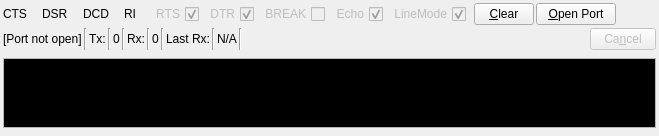
        <widget class="QWidget" name="tab_Term">
         <property name="enabled">
          <bool>true</bool>
         </property>
         <property name="sizePolicy">
          <sizepolicy hsizetype="Expanding" vsizetype="Expanding">
           <horstretch>0</horstretch>
           <verstretch>0</verstretch>
          </sizepolicy>
         </property>
         <attribute name="title">
          <string>&amp;Terminal</string>
         </attribute>
         <layout class="QGridLayout" name="gridLayout_11">
          <property name="leftMargin">
           <number>3</number>
          </property>
          <property name="topMargin">
           <number>3</number>
          </property>
          <property name="rightMargin">
           <number>3</number>
          </property>
          <property name="bottomMargin">
           <number>3</number>
          </property>
          <property name="spacing">
           <number>2</number>
          </property>
          <item row="0" column="0">
           <layout class="QGridLayout" name="gridLayout_4">
            <property name="spacing">
             <number>2</number>
            </property>
            <item row="5" column="0">
             <layout class="QHBoxLayout" name="horizontalLayout_3">
              <property name="spacing">
               <number>2</number>
              </property>
              <property name="topMargin">
               <number>1</number>
              </property>
              <property name="bottomMargin">
               <number>1</number>
              </property>
              <item>
               <widget class="QLabel" name="label_TermConn">
                <property name="text">
                 <string>[Port not open]</string>
                </property>
               </widget>
              </item>
              <item>
               <widget class="Line" name="line">
                <property name="orientation">
                 <enum>Qt::Vertical</enum>
                </property>
               </widget>
              </item>
              <item>
               <widget class="QLabel" name="label_18">
                <property name="maximumSize">
                 <size>
                  <width>20</width>
                  <height>16777215</height>
                 </size>
                </property>
                <property name="text">
                 <string>Tx:</string>
                </property>
               </widget>
              </item>
              <item>
               <widget class="Line" name="line_3">
                <property name="orientation">
                 <enum>Qt::Vertical</enum>
                </property>
               </widget>
              </item>
              <item>
               <widget class="QLabel" name="label_TermTx">
                <property name="text">
                 <string>0</string>
                </property>
               </widget>
              </item>
              <item>
               <widget class="Line" name="line_5">
                <property name="orientation">
                 <enum>Qt::Vertical</enum>
                </property>
               </widget>
              </item>
              <item>
               <widget class="QLabel" name="label_20">
                <property name="maximumSize">
                 <size>
                  <width>20</width>
                  <height>16777215</height>
                 </size>
                </property>
                <property name="text">
                 <string>Rx:</string>
                </property>
               </widget>
              </item>
              <item>
               <widget class="Line" name="line_6">
                <property name="orientation">
                 <enum>Qt::Vertical</enum>
                </property>
               </widget>
              </item>
              <item>
               <widget class="QLabel" name="label_TermRx">
                <property name="text">
                 <string>0</string>
                </property>
               </widget>
              </item>
              <item>
               <widget class="Line" name="line_7">
                <property name="orientation">
                 <enum>Qt::Vertical</enum>
                </property>
               </widget>
              </item>
              <item>
               <widget class="QLabel" name="label_44">
                <property name="text">
                 <string>Last Rx:</string>
                </property>
               </widget>
              </item>
              <item>
               <widget class="Line" name="line_10">
                <property name="orientation">
                 <enum>Qt::Vertical</enum>
                </property>
               </widget>
              </item>
              <item>
               <widget class="QLabel" name="label_LastRx">
                <property name="text">
                 <string>N/A</string>
                </property>
               </widget>
              </item>
              <item>
               <widget class="Line" name="line_9">
                <property name="orientation">
                 <enum>Qt::Vertical</enum>
                </property>
               </widget>
              </item>
              <item>
               <spacer name="horizontalSpacer_6">
                <property name="orientation">
                 <enum>Qt::Horizontal</enum>
                </property>
                <property name="sizeHint" stdset="0">
                 <size>
                  <width>40</width>
                  <height>20</height>
                 </size>
                </property>
               </spacer>
              </item>
              <item>
               <widget class="QPushButton" name="btn_Cancel">
                <property name="enabled">
                 <bool>false</bool>
                </property>
                <property name="sizePolicy">
                 <sizepolicy hsizetype="Maximum" vsizetype="Fixed">
                  <horstretch>0</horstretch>
                  <verstretch>0</verstretch>
                 </sizepolicy>
                </property>
                <property name="minimumSize">
                 <size>
                  <width>0</width>
                  <height>0</height>
                 </size>
                </property>
                <property name="maximumSize">
                 <size>
                  <width>66</width>
                  <height>16777215</height>
                 </size>
                </property>
                <property name="text">
                 <string>Ca&amp;ncel</string>
                </property>
               </widget>
              </item>
             </layout>
            </item>
            <item row="7" column="0">
             <layout class="QVBoxLayout" name="verticalLayout_4">
              <property name="spacing">
               <number>2</number>
              </property>
              <property name="topMargin">
               <number>5</number>
              </property>
              <property name="bottomMargin">
               <number>5</number>
              </property>
              <item>
               <widget class="AutScrollEdit" name="text_TermEditData">
                <property name="enabled">
                 <bool>true</bool>
                </property>
                <property name="sizePolicy">
                 <sizepolicy hsizetype="Expanding" vsizetype="Expanding">
                  <horstretch>0</horstretch>
                  <verstretch>0</verstretch>
                 </sizepolicy>
                </property>
                <property name="maximumSize">
                 <size>
                  <width>16777215</width>
                  <height>166666</height>
                 </size>
                </property>
                <property name="palette">
                 <palette>
                  <active>
                   <colorrole role="WindowText">
                    <brush brushstyle="SolidPattern">
                     <color alpha="255">
                      <red>255</red>
                      <green>255</green>
                      <blue>255</blue>
                     </color>
                    </brush>
                   </colorrole>
                   <colorrole role="Text">
                    <brush brushstyle="SolidPattern">
                     <color alpha="255">
                      <red>255</red>
                      <green>255</green>
                      <blue>255</blue>
                     </color>
                    </brush>
                   </colorrole>
                   <colorrole role="Base">
                    <brush brushstyle="SolidPattern">
                     <color alpha="255">
                      <red>0</red>
                      <green>0</green>
                      <blue>0</blue>
                     </color>
                    </brush>
                   </colorrole>
                   <colorrole role="PlaceholderText">
                    <brush brushstyle="NoBrush">
                     <color alpha="128">
                      <red>255</red>
                      <green>255</green>
                      <blue>255</blue>
                     </color>
                    </brush>
                   </colorrole>
                  </active>
                  <inactive>
                   <colorrole role="WindowText">
                    <brush brushstyle="SolidPattern">
                     <color alpha="255">
                      <red>255</red>
                      <green>255</green>
                      <blue>255</blue>
                     </color>
                    </brush>
                   </colorrole>
                   <colorrole role="Text">
                    <brush brushstyle="SolidPattern">
                     <color alpha="255">
                      <red>255</red>
                      <green>255</green>
                      <blue>255</blue>
                     </color>
                    </brush>
                   </colorrole>
                   <colorrole role="Base">
                    <brush brushstyle="SolidPattern">
                     <color alpha="255">
                      <red>0</red>
                      <green>0</green>
                      <blue>0</blue>
                     </color>
                    </brush>
                   </colorrole>
                   <colorrole role="PlaceholderText">
                    <brush brushstyle="NoBrush">
                     <color alpha="128">
                      <red>255</red>
                      <green>255</green>
                      <blue>255</blue>
                     </color>
                    </brush>
                   </colorrole>
                  </inactive>
                  <disabled>
                   <colorrole role="WindowText">
                    <brush brushstyle="SolidPattern">
                     <color alpha="255">
                      <red>120</red>
                      <green>120</green>
                      <blue>120</blue>
                     </color>
                    </brush>
                   </colorrole>
                   <colorrole role="Text">
                    <brush brushstyle="SolidPattern">
                     <color alpha="255">
                      <red>120</red>
                      <green>120</green>
                      <blue>120</blue>
                     </color>
                    </brush>
                   </colorrole>
                   <colorrole role="Base">
                    <brush brushstyle="SolidPattern">
                     <color alpha="255">
                      <red>240</red>
                      <green>240</green>
                      <blue>240</blue>
                     </color>
                    </brush>
                   </colorrole>
                   <colorrole role="PlaceholderText">
                    <brush brushstyle="NoBrush">
                     <color alpha="128">
                      <red>255</red>
                      <green>255</green>
                      <blue>255</blue>
                     </color>
                    </brush>
                   </colorrole>
                  </disabled>
                 </palette>
                </property>
                <property name="verticalScrollBarPolicy">
                 <enum>Qt::ScrollBarAsNeeded</enum>
                </property>
                <property name="horizontalScrollBarPolicy">
                 <enum>Qt::ScrollBarAlwaysOff</enum>
                </property>
                <property name="sizeAdjustPolicy">
                 <enum>QAbstractScrollArea::AdjustToContents</enum>
                </property>
                <property name="undoRedoEnabled">
                 <bool>false</bool>
                </property>
                <property name="readOnly">
                 <bool>false</bool>
                </property>
               </widget>
              </item>
             </layout>
            </item>
            <item row="4" column="0">
             <layout class="QHBoxLayout" name="horizontalLayout_2">
              <property name="spacing">
               <number>2</number>
              </property>
              <property name="leftMargin">
               <number>0</number>
              </property>
              <property name="topMargin">
               <number>0</number>
              </property>
              <property name="rightMargin">
               <number>0</number>
              </property>
              <property name="bottomMargin">
               <number>0</number>
              </property>
              <item>
               <widget class="QLabel" name="label_11">
                <property name="text">
                 <string>CTS</string>
                </property>
               </widget>
              </item>
              <item>
               <widget class="QLabel" name="image_CTS">
                <property name="text">
                 <string/>
                </property>
               </widget>
              </item>
              <item>
               <spacer name="horizontalSpacer_4">
                <property name="orientation">
                 <enum>Qt::Horizontal</enum>
                </property>
                <property name="sizeType">
                 <enum>QSizePolicy::Fixed</enum>
                </property>
                <property name="sizeHint" stdset="0">
                 <size>
                  <width>4</width>
                  <height>20</height>
                 </size>
                </property>
               </spacer>
              </item>
              <item>
               <widget class="QLabel" name="label_12">
                <property name="text">
                 <string>DSR</string>
                </property>
               </widget>
              </item>
              <item>
               <widget class="QLabel" name="image_DSR">
                <property name="text">
                 <string/>
                </property>
               </widget>
              </item>
              <item>
               <spacer name="horizontalSpacer_7">
                <property name="orientation">
                 <enum>Qt::Horizontal</enum>
                </property>
                <property name="sizeType">
                 <enum>QSizePolicy::Fixed</enum>
                </property>
                <property name="sizeHint" stdset="0">
                 <size>
                  <width>4</width>
                  <height>20</height>
                 </size>
                </property>
               </spacer>
              </item>
              <item>
               <widget class="QLabel" name="label_13">
                <property name="text">
                 <string>DCD</string>
                </property>
               </widget>
              </item>
              <item>
               <widget class="QLabel" name="image_DCD">
                <property name="text">
                 <string/>
                </property>
               </widget>
              </item>
              <item>
               <spacer name="horizontalSpacer_14">
                <property name="orientation">
                 <enum>Qt::Horizontal</enum>
                </property>
                <property name="sizeType">
                 <enum>QSizePolicy::Fixed</enum>
                </property>
                <property name="sizeHint" stdset="0">
                 <size>
                  <width>4</width>
                  <height>20</height>
                 </size>
                </property>
               </spacer>
              </item>
              <item>
               <widget class="QLabel" name="label_14">
                <property name="text">
                 <string>RI</string>
                </property>
               </widget>
              </item>
              <item>
               <widget class="QLabel" name="image_RI">
                <property name="text">
                 <string/>
                </property>
               </widget>
              </item>
              <item>
               <spacer name="horizontalSpacer_23">
                <property name="orientation">
                 <enum>Qt::Horizontal</enum>
                </property>
                <property name="sizeType">
                 <enum>QSizePolicy::Fixed</enum>
                </property>
                <property name="sizeHint" stdset="0">
                 <size>
                  <width>3</width>
                  <height>20</height>
                 </size>
                </property>
               </spacer>
              </item>
              <item>
               <widget class="QCheckBox" name="check_RTS">
                <property name="enabled">
                 <bool>false</bool>
                </property>
                <property name="layoutDirection">
                 <enum>Qt::RightToLeft</enum>
                </property>
                <property name="text">
                 <string>RTS</string>
                </property>
                <property name="checked">
                 <bool>true</bool>
                </property>
               </widget>
              </item>
              <item>
               <spacer name="horizontalSpacer_24">
                <property name="orientation">
                 <enum>Qt::Horizontal</enum>
                </property>
                <property name="sizeType">
                 <enum>QSizePolicy::Fixed</enum>
                </property>
                <property name="sizeHint" stdset="0">
                 <size>
                  <width>3</width>
                  <height>20</height>
                 </size>
                </property>
               </spacer>
              </item>
              <item>
               <widget class="QCheckBox" name="check_DTR">
                <property name="enabled">
                 <bool>false</bool>
                </property>
                <property name="layoutDirection">
                 <enum>Qt::RightToLeft</enum>
                </property>
                <property name="text">
                 <string>DTR</string>
                </property>
                <property name="checked">
                 <bool>true</bool>
                </property>
               </widget>
              </item>
              <item>
               <spacer name="horizontalSpacer_31">
                <property name="orientation">
                 <enum>Qt::Horizontal</enum>
                </property>
                <property name="sizeType">
                 <enum>QSizePolicy::Fixed</enum>
                </property>
                <property name="sizeHint" stdset="0">
                 <size>
                  <width>3</width>
                  <height>20</height>
                 </size>
                </property>
               </spacer>
              </item>
              <item>
               <widget class="QCheckBox" name="check_Break">
                <property name="enabled">
                 <bool>false</bool>
                </property>
                <property name="layoutDirection">
                 <enum>Qt::RightToLeft</enum>
                </property>
                <property name="text">
                 <string>BREAK</string>
                </property>
               </widget>
              </item>
              <item>
               <spacer name="horizontalSpacer_32">
                <property name="orientation">
                 <enum>Qt::Horizontal</enum>
                </property>
                <property name="sizeType">
                 <enum>QSizePolicy::Fixed</enum>
                </property>
                <property name="sizeHint" stdset="0">
                 <size>
                  <width>3</width>
                  <height>20</height>
                 </size>
                </property>
               </spacer>
              </item>
              <item>
               <widget class="QCheckBox" name="check_Echo">
                <property name="enabled">
                 <bool>false</bool>
                </property>
                <property name="layoutDirection">
                 <enum>Qt::RightToLeft</enum>
                </property>
                <property name="text">
                 <string>Echo</string>
                </property>
                <property name="checked">
                 <bool>true</bool>
                </property>
               </widget>
              </item>
              <item>
               <spacer name="horizontalSpacer_34">
                <property name="orientation">
                 <enum>Qt::Horizontal</enum>
                </property>
                <property name="sizeType">
                 <enum>QSizePolicy::Fixed</enum>
                </property>
                <property name="sizeHint" stdset="0">
                 <size>
                  <width>3</width>
                  <height>20</height>
                 </size>
                </property>
               </spacer>
              </item>
              <item>
               <widget class="QCheckBox" name="check_Line">
                <property name="enabled">
                 <bool>false</bool>
                </property>
                <property name="layoutDirection">
                 <enum>Qt::RightToLeft</enum>
                </property>
                <property name="text">
                 <string>LineMode</string>
                </property>
                <property name="checked">
                 <bool>true</bool>
                </property>
               </widget>
              </item>
              <item>
               <spacer name="horizontalSpacer_33">
                <property name="orientation">
                 <enum>Qt::Horizontal</enum>
                </property>
                <property name="sizeType">
                 <enum>QSizePolicy::Fixed</enum>
                </property>
                <property name="sizeHint" stdset="0">
                 <size>
                  <width>6</width>
                  <height>20</height>
                 </size>
                </property>
               </spacer>
              </item>
              <item>
               <widget class="QPushButton" name="btn_TermClear">
                <property name="sizePolicy">
                 <sizepolicy hsizetype="Maximum" vsizetype="Fixed">
                  <horstretch>0</horstretch>
                  <verstretch>0</verstretch>
                 </sizepolicy>
                </property>
                <property name="maximumSize">
                 <size>
                  <width>60</width>
                  <height>16777215</height>
                 </size>
                </property>
                <property name="text">
                 <string>&amp;Clear</string>
                </property>
               </widget>
              </item>
              <item>
               <widget class="QPushButton" name="btn_TermClose">
                <property name="maximumSize">
                 <size>
                  <width>90</width>
                  <height>16777215</height>
                 </size>
                </property>
                <property name="text">
                 <string>&amp;Open Port</string>
                </property>
               </widget>
              </item>
              <item>
               <spacer name="horizontalSpacer_5">
                <property name="orientation">
                 <enum>Qt::Horizontal</enum>
                </property>
                <property name="sizeHint" stdset="0">
                 <size>
                  <width>40</width>
                  <height>20</height>
                 </size>
                </property>
               </spacer>
              </item>
             </layout>
            </item>
           </layout>
          </item>
         </layout>
        </widget>
